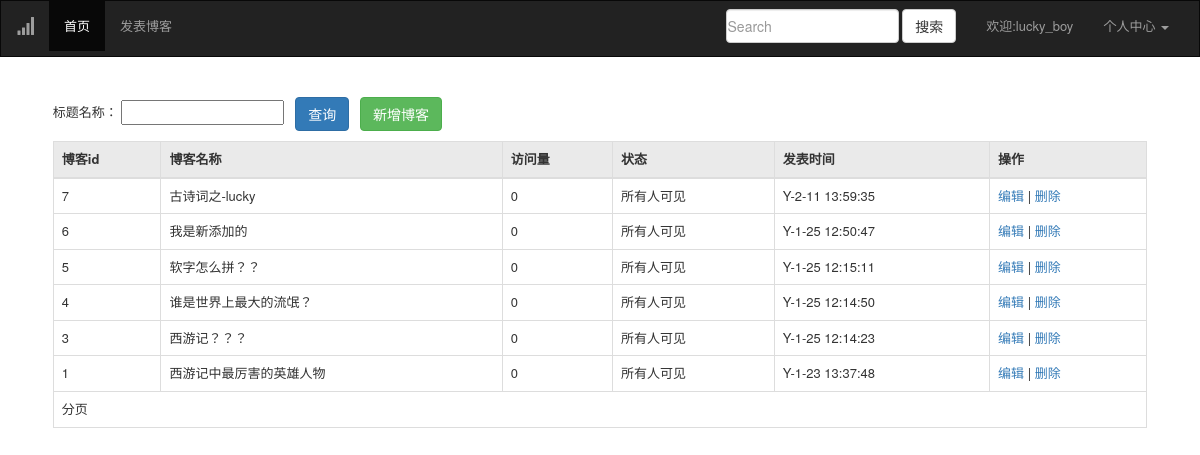
Screenshot of /posts_manager/ (signed in) with the database file from the repository.
### app/models/user.py (models this page shows, shortened)
class User(UserMixin,DB,db.Model):
    id = db.Column(db.Integer,primary_key=True)
    username = db.Column(db.String(12),index=True)
    password_hash = db.Column(db.String(120))
    age = db.Column(db.Integer,default=18)
    sex = db.Column(db.Boolean,default=True)
    email = db.Column(db.String(50),index=True)
    icon = db.Column(db.String(70),default='default.jpg')
    confirm = db.Column(db.Boolean,default=False) # 账户是否激活 默认没激活
    """
    posts 是当前user模型的关联属性 可以通过当前用户对象获取 发表了哪些博客
    参数
    Posts 建立关联的模型
    backref 给关联的模型添加的字段属性 user
    lazy 加载时机  返回查询集 可以再次进行二次过滤 User.query+过滤器 如果不给lazy属性 则返回结果的列表 而不是查询集
    """
    posts = db.relationship('Posts',backref='user',lazy='dynamic')
    favorites = db.relationship('Posts',secondary='collections',backref=db.backref('users',lazy='dynamic'),lazy='dynamic')
    @property
    def password(self):
        raise AttributeError('该属性不可读')

### app/models/posts.py (models this page shows)
class Posts(DB,db.Model):
    id = db.Column(db.Integer,primary_key=True)
    title = db.Column(db.String(15),index=True)
    article = db.Column(db.Text)
    pid = db.Column(db.Integer,default=0)
    path = db.Column(db.String(255),default='0,')
    visit = db.Column(db.Integer,default=0)# 访问量
    timestamp = db.Column(db.DateTime,default=datetime.utcnow)
    state = db.Column(db.Boolean,default=True) # 是否所有人可见
    uid = db.Column(db.Integer,db.ForeignKey('user.id')) # 添加外键 可以通过博客获取发表的用户  也可以通过用户 查看发表了哪些博客

### app/views/owncenter.py (the view)
@own.route('/posts_manager/')
@login_required
def posts_manager():
    data = current_user.posts.filter(Posts.pid==0).order_by(Posts.timestamp.desc())
    return render_template('owncenter/posts_manager.html',data=data)

### app/models/user.py (called while the page is built)
@login_manager.user_loader
def user_loader(userid):
    return User.query.get(int(userid))

### app/templates/owncenter/posts_manager.html (shortened to what this page needs)
{% extends 'common/base.html' %}
{% block styles %}
    {{ super() }}
    <link rel="stylesheet" type="text/css" href="{{ url_for('static',filename='css/style.css') }}" />
{% endblock %}
{% block page_content %}
<form class="form-inline definewidth m20" action="index.html" method="get">
    标题名称：
    <input type="text" name="username" id="username"class="abc input-default" placeholder="" value="">&nbsp;&nbsp;
    <button type="submit" class="btn btn-primary">查询</button>&nbsp;&nbsp; <a href="{{ url_for('posts.send_posts') }}" target="_blank"><button type="button" class="btn btn-success" id="addnew">新增博客</button></a>
</form>
<table class="table table-bordered table-hover definewidth m10">
    <thead>
    <tr>
        <th>博客id</th>
        <th>博客名称</th>
        <th>访问量</th>
        <th>状态</th>
        <th>发表时间</th>
        <th>操作</th>
    </tr>
    </thead>
    {% for row in data %}
	     <tr>
            <td>{{ row.id }}</td>
            <td>{{ row.title }}</td>
            <td>{{ row.visit }}</td>
            <td>
                {% if row.state %}
                    所有人可见
                {% else %}
                    仅自己可见
                {% endif %}
            </td>
            <td>{{ moment(row.timestamp).format('Y-M-D H:m:s') }}</td>
            <td>
                <a href="{{ url_for('owncenter.edit_posts',id=row.id) }}" target="_blank">编辑</a> |
                <a href="{{ url_for('owncenter.posts_delete',id=row.id) }}">删除</a>
            </td>
        </tr>
    {% endfor %}
        <tr>
            <td colspan="6">分页</td>
        </tr>
</table>
{% endblock %}

### app/templates/common/base.html (shortened to what this page needs)
{% extends 'bootstrap/base.html' %}
{% block navbar %}
    <nav class="navbar navbar-inverse" style="border-radius: 0;">
        <div class="container-fluid">
            <div class="navbar-header">
                <a class="navbar-brand" href="#"><span class="glyphicon glyphicon-signal" aria-hidden="true"></span></a>
            </div>
            <div class="collapse navbar-collapse" id="bs-example-navbar-collapse-1">
                <ul class="nav navbar-nav">
                    <li class="active"><a href="{{ url_for('main.index') }}">首页 </a></li>
                    <li><a href="{{ url_for('posts.send_posts') }}">发表博客</a></li>
                </ul>
                <ul class="nav navbar-nav navbar-right">
                    <form class="navbar-form navbar-left" method="post" action="{{ url_for('posts.search') }}">
                        <div class="form-group">
                            <input type="text" class="form-control" placeholder="Search" name="search">
                        </div>
                        <button type="submit" class="btn btn-default">搜索</button>
                    </form>
                    {% if current_user.is_authenticated %}
                        <li><a>欢迎:{{ current_user.username }}</a></li>
                        <li class="dropdown">
                            <a href="#" class="dropdown-toggle" data-toggle="dropdown" role="button"
                               aria-haspopup="true"
                               aria-expanded="false">个人中心 <span class="caret"></span></a>
                        </li>
                    {% else %}
                        <li><a href="{{ url_for('user.login') }}">登录</a></li>
                        <li><a href="{{ url_for('user.register') }}">注册</a></li>
                    {% endif %}
                </ul>
            </div>
        </div>
    </nav>
{% endblock %}
{% block content %}
    <div class="container">
        {% block page_content %}{% endblock %}
    </div>
{% endblock %}

### app/static/css/style.css (style rules this page uses)
body { font-size: 13px; }
select, textarea, input[type="text"], input[type="password"], input[type="datetime"], input[type="datetime-local"], input[type="date"], input[type="month"], input[type="time"], input[type="week"], input[type="number"], input[type="email"], input[type="url"], input[type="search"], input[type="tel"], input[type="color"], .uneditable-input { padding: 1px; }
.nav { margin-bottom: 5px; }
form { margin: 0 0 5px; }
.table td, .table th { padding-top: 8px; padding-bottom: 4px; line-height:20ppx; }
.table th { background-color:#eaeaea; }
.definewidth { width:96%; margin:auto; }
.m10 { margin-top:10px; }
.m20 { padding-top:20px; }

### rows the page displays
User: username "lucky_boy"
Posts: id "7", title "古诗词之-lucky", visit "0", state "所有人可见", timestamp "Y-2-11 13:59:35"
Posts: id "6", title "我是新添加的", visit "0", state "所有人可见", timestamp "Y-1-25 12:50:47"
Posts: id "5", title "软字怎么拼？？", visit "0", state "所有人可见", timestamp "Y-1-25 12:15:11"
Posts: id "4", title "谁是世界上最大的流氓？", visit "0", state "所有人可见", timestamp "Y-1-25 12:14:50"
Posts: id "3", title "西游记？？？", visit "0", state "所有人可见", timestamp "Y-1-25 12:14:23"
Posts: id "1", title "西游记中最厉害的英雄人物", visit "0", state "所有人可见", timestamp "Y-1-23 13:37:48"
